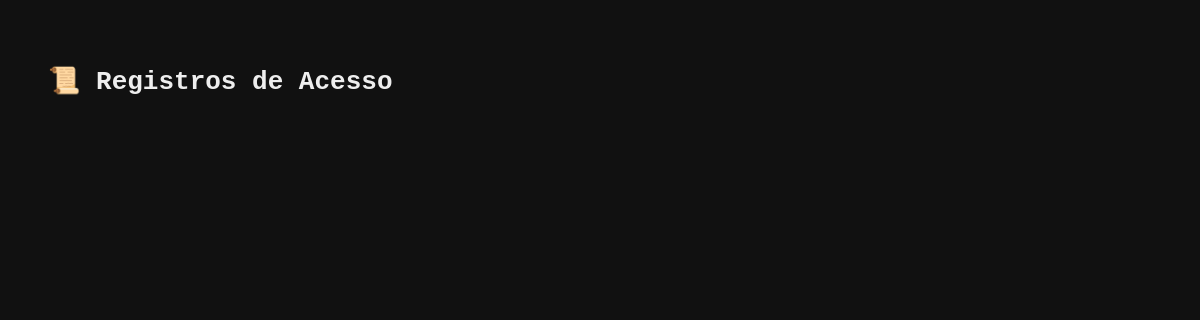
/acessos, run on an earlier commit of the app's database.
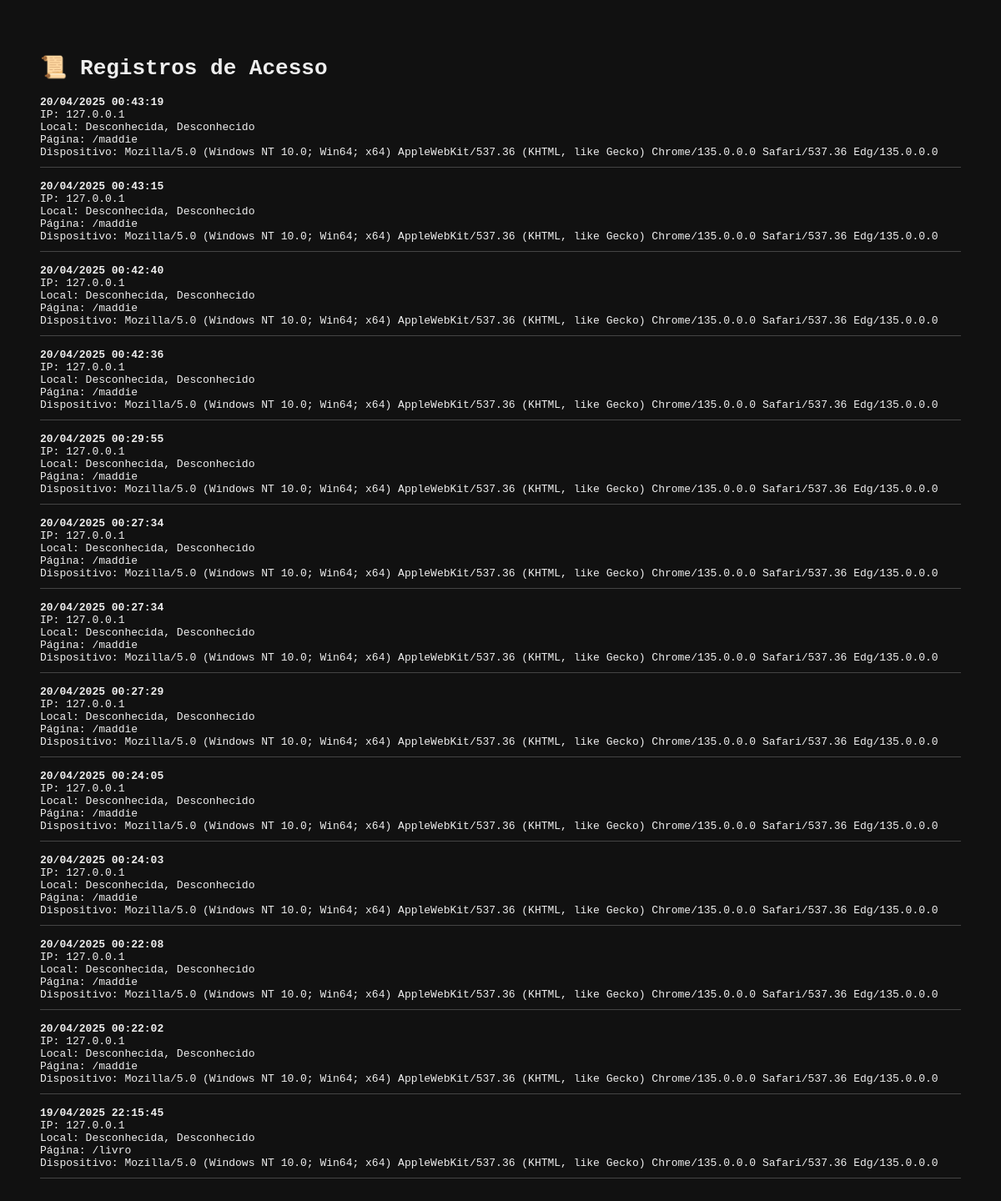
And on a later commit of the database.
### app.py (models this page shows)
class RegistroVisita(db.Model):
    id = db.Column(db.Integer, primary_key=True)
    ip = db.Column(db.String(100))
    user_agent = db.Column(db.String(300))
    cidade = db.Column(db.String(100))
    pais = db.Column(db.String(100))
    data_hora = db.Column(db.DateTime, default=datetime.utcnow)
    rota = db.Column(db.String(100))

### app.py (the view)
@app.route('/acessos')
def acessos():
    visitas = RegistroVisita.query.order_by(RegistroVisita.data_hora.desc()).all()
    return render_template('acessos.html', visitas=visitas)

### templates/acessos.html (shortened to what this page needs)
<!DOCTYPE html>
<html lang="pt-br">
<head>
</head>
<body>
    <h1>📜 Registros de Acesso</h1>
    {% for visita in visitas %}
        <div class="registro">
            <strong>{{ visita.data_hora.strftime('%d/%m/%Y %H:%M:%S') }}</strong><br>
            IP: {{ visita.ip }}<br>
            Local: {{ visita.cidade }}, {{ visita.pais }}<br>
            Página: {{ visita.rota }}<br>
            Dispositivo: {{ visita.user_agent }}
        </div>
    {% endfor %}
</body>
</html>

### templates/acessos.html (style rules this page uses)
body { background-color: #111; color: #eee; font-family: monospace; padding: 40px; }
.registro { border-bottom: 1px solid #444; margin-bottom: 15px; padding-bottom: 10px; }

What changed in the data, as far as the page shows it:
added RegistroVisita: data_hora "20/04/2025 00:43:19", ip "127.0.0.1", cidade "Desconhecida", pais "Desconhecido", rota "/maddie", user_agent "Mozilla/5.0 (Windows NT 10.0; Win64; x64) AppleWebKit/537.36 (KHTML, like Gecko) Chrome/135.0.0.0 Safari/537.36 Edg/135.0.0.0"
added RegistroVisita: data_hora "20/04/2025 00:43:15", ip "127.0.0.1", cidade "Desconhecida", pais "Desconhecido", rota "/maddie", user_agent "Mozilla/5.0 (Windows NT 10.0; Win64; x64) AppleWebKit/537.36 (KHTML, like Gecko) Chrome/135.0.0.0 Safari/537.36 Edg/135.0.0.0"
added RegistroVisita: data_hora "20/04/2025 00:42:40", ip "127.0.0.1", cidade "Desconhecida", pais "Desconhecido", rota "/maddie", user_agent "Mozilla/5.0 (Windows NT 10.0; Win64; x64) AppleWebKit/537.36 (KHTML, like Gecko) Chrome/135.0.0.0 Safari/537.36 Edg/135.0.0.0"
added RegistroVisita: data_hora "20/04/2025 00:42:36", ip "127.0.0.1", cidade "Desconhecida", pais "Desconhecido", rota "/maddie", user_agent "Mozilla/5.0 (Windows NT 10.0; Win64; x64) AppleWebKit/537.36 (KHTML, like Gecko) Chrome/135.0.0.0 Safari/537.36 Edg/135.0.0.0"
added RegistroVisita: data_hora "20/04/2025 00:29:55", ip "127.0.0.1", cidade "Desconhecida", pais "Desconhecido", rota "/maddie", user_agent "Mozilla/5.0 (Windows NT 10.0; Win64; x64) AppleWebKit/537.36 (KHTML, like Gecko) Chrome/135.0.0.0 Safari/537.36 Edg/135.0.0.0"
added RegistroVisita: data_hora "20/04/2025 00:27:34", ip "127.0.0.1", cidade "Desconhecida", pais "Desconhecido", rota "/maddie", user_agent "Mozilla/5.0 (Windows NT 10.0; Win64; x64) AppleWebKit/537.36 (KHTML, like Gecko) Chrome/135.0.0.0 Safari/537.36 Edg/135.0.0.0"
added RegistroVisita: data_hora "20/04/2025 00:27:34", ip "127.0.0.1", cidade "Desconhecida", pais "Desconhecido", rota "/maddie", user_agent "Mozilla/5.0 (Windows NT 10.0; Win64; x64) AppleWebKit/537.36 (KHTML, like Gecko) Chrome/135.0.0.0 Safari/537.36 Edg/135.0.0.0"
added RegistroVisita: data_hora "20/04/2025 00:27:29", ip "127.0.0.1", cidade "Desconhecida", pais "Desconhecido", rota "/maddie", user_agent "Mozilla/5.0 (Windows NT 10.0; Win64; x64) AppleWebKit/537.36 (KHTML, like Gecko) Chrome/135.0.0.0 Safari/537.36 Edg/135.0.0.0"
added RegistroVisita: data_hora "20/04/2025 00:24:05", ip "127.0.0.1", cidade "Desconhecida", pais "Desconhecido", rota "/maddie", user_agent "Mozilla/5.0 (Windows NT 10.0; Win64; x64) AppleWebKit/537.36 (KHTML, like Gecko) Chrome/135.0.0.0 Safari/537.36 Edg/135.0.0.0"
added RegistroVisita: data_hora "20/04/2025 00:24:03", ip "127.0.0.1", cidade "Desconhecida", pais "Desconhecido", rota "/maddie", user_agent "Mozilla/5.0 (Windows NT 10.0; Win64; x64) AppleWebKit/537.36 (KHTML, like Gecko) Chrome/135.0.0.0 Safari/537.36 Edg/135.0.0.0"
added RegistroVisita: data_hora "20/04/2025 00:22:08", ip "127.0.0.1", cidade "Desconhecida", pais "Desconhecido", rota "/maddie", user_agent "Mozilla/5.0 (Windows NT 10.0; Win64; x64) AppleWebKit/537.36 (KHTML, like Gecko) Chrome/135.0.0.0 Safari/537.36 Edg/135.0.0.0"
added RegistroVisita: data_hora "20/04/2025 00:22:02", ip "127.0.0.1", cidade "Desconhecida", pais "Desconhecido", rota "/maddie", user_agent "Mozilla/5.0 (Windows NT 10.0; Win64; x64) AppleWebKit/537.36 (KHTML, like Gecko) Chrome/135.0.0.0 Safari/537.36 Edg/135.0.0.0"
added RegistroVisita: data_hora "19/04/2025 22:15:45", ip "127.0.0.1", cidade "Desconhecida", pais "Desconhecido", rota "/livro", user_agent "Mozilla/5.0 (Windows NT 10.0; Win64; x64) AppleWebKit/537.36 (KHTML, like Gecko) Chrome/135.0.0.0 Safari/537.36 Edg/135.0.0.0"
